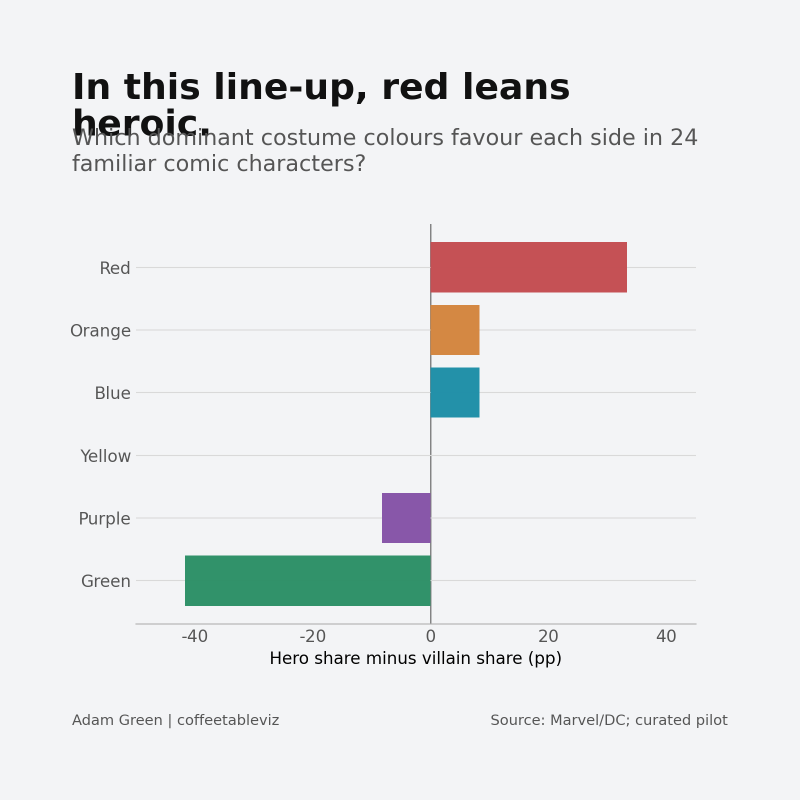
#> input picture archive/projects/2026-11-superhero-colour-code/output/superhero_01_hue_skew.png, 1600 x 1600 px (shown at 1/2 size)
$ python qa_phone.py
#> lines starting #> are read from the running program, lines starting #| are printed output that depends on the picture
"""Check 1600px house exports and produce 390px / 320px review images.

Purpose: project-specific draft QA only. Automated checks do not replace
a person reviewing the final PNGs for readability and overlap.
"""
from pathlib import Path
from PIL import Image

ROOT=Path(__file__).resolve().parents[1]
OUTPUT=ROOT/"output"
FILES=(
  "superhero_01_hue_skew.png",
  "superhero_02_marvel_dc_primary.png",
  "superhero_03_costume_rebels.png",
)
BG=(243,244,246)
SIZE=1600
SAFE=round(SIZE*0.07)
THRESHOLD=55
def check_edge(img,name):
    rgb=img.convert("RGB")
    if rgb.getpixel((0,0))!=BG:
        raise ValueError(f"{name}: wrong canvas background {rgb.getpixel((0,0))}")
    # significant dark/colour foreground must not bleed into the outer 7%.
    px=rgb.load()
    for y in range(SIZE):
        for x in list(range(SAFE))+list(range(SIZE-SAFE,SIZE)):
            c=px[x,y]
            if max(abs(c[i]-BG[i]) for i in range(3))>=THRESHOLD:
                raise ValueError(f"{name}: foreground at x={x},y={y} (7% border)")
    for y in list(range(SAFE))+list(range(SIZE-SAFE,SIZE)):
        for x in range(SAFE,SIZE-SAFE):
            c=px[x,y]
            if max(abs(c[i]-BG[i]) for i in range(3))>=THRESHOLD:
                raise ValueError(f"{name}: foreground at x={x},y={y} (7% border)")
def main():
    target=OUTPUT/"qa"
    target.mkdir(parents=True,exist_ok=True)
    for name in FILES:
        path=OUTPUT/name
        with Image.open(path) as img:
#> img is the input picture: PIL image 1600x1600 RGBA; mean R, G, B, A 232.7, 233.7, 234.9, 255
            if img.size!=(SIZE,SIZE):
                raise ValueError(f"{name}: expected 1600px square, got {img.size}")
            check_edge(img,name)
            for size in (390,320):
                dest=target/f"{path.stem}_{size}.png"
                img.convert("RGB").resize((size,size),Image.Resampling.LANCZOS).save(dest)
                print(f"Created {dest}; manual phone legibility review still required")
#> this loop made 2 passes
#> pass 1, in main, `img.convert("RGB").resize((size,size),Image.Resampling.LANCZOS).save(d..`:
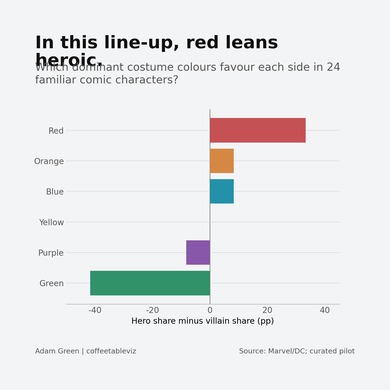
#> saved as superhero_01_hue_skew_390.png: PIL image 390x390 RGB; mean R, G, B 232.7, 233.6, 234.9
#> pass 2, in main, `img.convert("RGB").resize((size,size),Image.Resampling.LANCZOS).save(d..`:
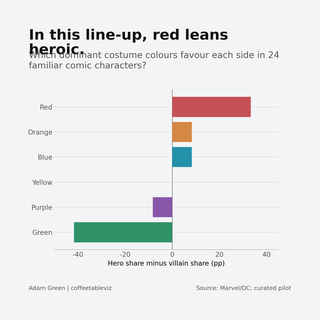
#> saved as superhero_01_hue_skew_320.png: PIL image 320x320 RGB; mean R, G, B 232.7, 233.6, 234.9
    print("PASS: square exports, grey canvas and significant-ink 7% margins")
if __name__=="__main__":
#> (the run stopped early here; a loop or call above may not have finished)
